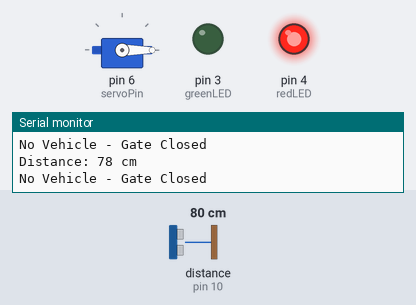
Bench run of a sketch on a simulated Arduino Uno, built with avr-gcc and run on an emulated ATmega328P. Shown: servo, output pins drawn as LEDs (lit = HIGH), the last lines printed to the serial monitor. Wiring (inferred from the names in the program): ultrasonic range finder: trigger pin 9; echo pin 10. Inputs (shaded band) come from the test bench; at power-on: distance to the obstacle (sensor on pin 10) 80 cm. The echo pulse lasts 58.3 µs per cm; pins used as bus, display or sensor lines are not drawn.

Above: at 1.3 s.
1.4 s: distance to the obstacle (sensor on pin 10) set to 23 cm
2.9 s: distance to the obstacle (sensor on pin 10) set to 18 cm
At 3.9 s:
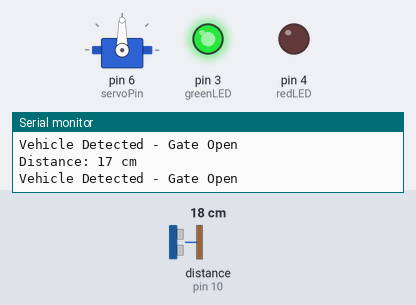
4.5 s: distance to the obstacle (sensor on pin 10) set to 250 cm
At 5.7 s:
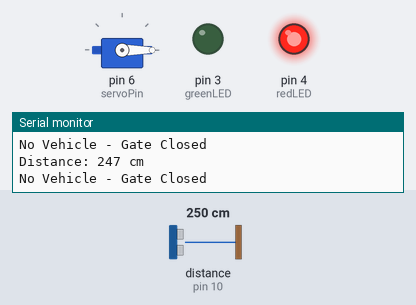
6.0 s: distance to the obstacle (sensor on pin 10) set to 9 cm
At 6.9 s:
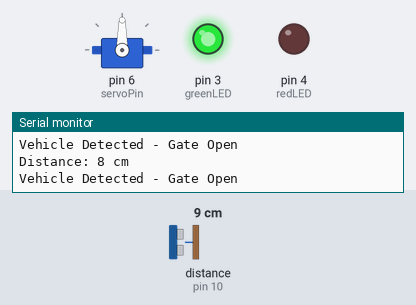
Timing chart, 0 to 8.5 s (numbered marks = the images above; inputs shaded):
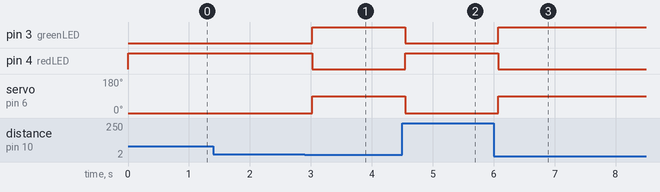

Measured:
- the behaviour switches between 21 and 20 cm on distance to the obstacle (sensor on pin 10) (found by bisection; images 0 and 1)
- after the input at 2.9 s, pin 3 (greenLED): LOW → HIGH after 0.13 s; pin 4 (redLED): HIGH → LOW after 0.13 s; servo on pin 6 (servoPin): 0° → 90° after 0.13 s
- after the input at 4.5 s, pin 3 (greenLED): HIGH → LOW after 0.05 s; pin 4 (redLED): LOW → HIGH after 0.05 s; servo on pin 6 (servoPin): 90° → 0° after 0.05 s
- after the input at 6.0 s, pin 3 (greenLED): LOW → HIGH after 0.08 s; pin 4 (redLED): HIGH → LOW after 0.08 s; servo on pin 6 (servoPin): 0° → 90° after 0.08 s

The sketch:

sketch.ino
```cpp
#include <Servo.h>

Servo gateServo;

const int trigPin = 9;
const int echoPin = 10;

const int servoPin = 6;
const int greenLED = 3;
const int redLED = 4;

long duration;
int distance;

void setup() {
  pinMode(trigPin, OUTPUT);
  pinMode(echoPin, INPUT);

  pinMode(greenLED, OUTPUT);
  pinMode(redLED, OUTPUT);

  gateServo.attach(servoPin);
  gateServo.write(0); // Gate closed position

  Serial.begin(9600);
}

void loop() {
  // Send ultrasonic pulse
  digitalWrite(trigPin, LOW);
  delayMicroseconds(2);

  digitalWrite(trigPin, HIGH);
  delayMicroseconds(10);
  digitalWrite(trigPin, LOW);

  // Read echo time
  duration = pulseIn(echoPin, HIGH);

  // Calculate distance
  distance = duration * 0.034 / 2;

  Serial.print("Distance: ");
  Serial.print(distance);
  Serial.println(" cm");

  // Vehicle detected
  if (distance < 20) {
    gateServo.write(90);       // Open gate
    digitalWrite(greenLED, HIGH);
    digitalWrite(redLED, LOW);

    Serial.println("Vehicle Detected - Gate Open");
  }

  // No vehicle
  else {
    gateServo.write(0);        // Close gate
    digitalWrite(greenLED, LOW);
    digitalWrite(redLED, HIGH);

    Serial.println("No Vehicle - Gate Closed");
  }

  delay(500);
}
```
